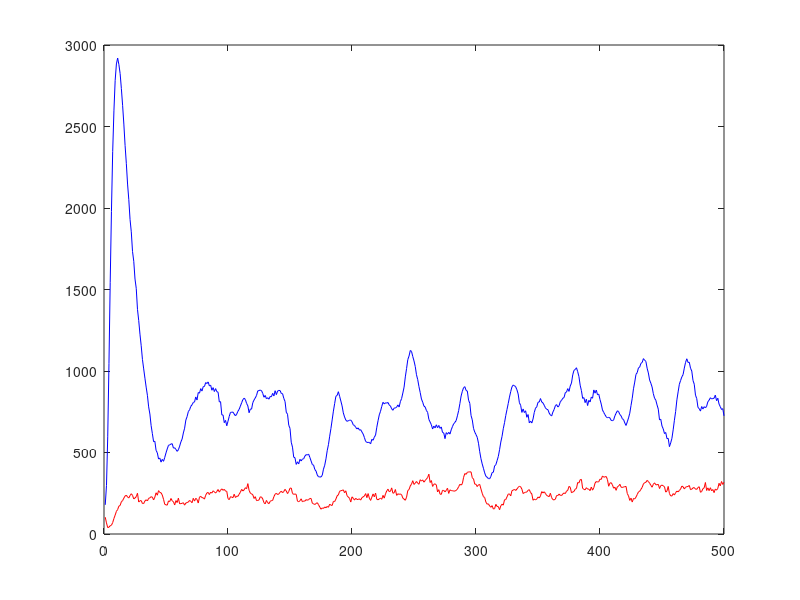

Reproduce this figure in MATLAB.
pred=[
103,68,39,42,51,54,70,95,116,139,150,171,175,198,205,220,233,238,227,221,236,247,237,215,221,229,250,196,204,205,187,187,203,210,203,219,222,229,226,209,226,253,238,266,255,253,239,213,182,179,177,203,199,218,204,198,178,205,193,220,185,187,188,192,177,190,193,196,206,200,192,219,202,219,212,190,226,231,223,222,214,238,252,255,242,257,251,265,259,251,261,273,257,269,277,268,274,263,262,217,211,229,226,223,244,224,232,231,244,257,274,264,271,284,278,309,268,251,246,241,218,229,205,206,209,228,227,215,192,185,206,192,186,200,205,206,229,244,250,242,246,256,263,253,261,274,264,248,261,281,282,249,243,246,243,202,198,204,216,198,202,202,211,207,211,218,218,189,185,181,187,192,180,165,152,160,157,166,161,169,164,183,177,175,200,199,214,234,240,262,266,267,271,253,265,235,227,219,196,228,219,208,219,212,212,216,208,223,228,233,248,223,248,220,206,226,246,228,251,213,210,215,220,213,237,220,246,264,275,260,262,283,250,253,273,237,247,243,246,241,220,214,207,226,267,273,295,306,327,304,312,322,312,305,333,325,332,318,328,337,347,367,316,328,292,305,308,301,258,272,245,243,268,267,259,267,281,249,271,266,266,263,264,267,276,290,305,300,309,348,371,366,378,381,381,381,345,338,306,305,291,302,304,276,250,229,224,195,183,185,172,164,174,153,156,182,169,168,149,173,183,177,210,211,228,245,246,234,266,269,274,267,276,286,293,290,275,248,254,256,258,268,272,254,246,207,215,209,215,227,221,234,260,252,259,249,236,233,229,250,223,211,209,214,236,236,245,237,236,246,252,248,263,268,292,287,253,258,261,275,279,316,313,333,335,280,274,271,284,276,275,266,288,269,284,312,322,319,321,337,335,356,349,350,353,334,293,312,315,302,281,287,268,290,294,305,288,285,289,290,292,248,234,206,220,196,218,215,226,242,258,262,274,286,307,315,317,329,322,312,299,287,305,314,302,302,305,279,297,300,296,290,257,264,292,248,234,233,248,239,254,263,259,267,276,294,290,276,287,291,291,298,272,275,283,285,275,274,285,290,256,261,278,283,316,267,283,266,284,265,273,254,276,269,280,311,295,322,304,317,];
prey=[
179,297,596,1046,1544,1979,2346,2596,2783,2884,2920,2880,2825,2733,2630,2515,2384,2274,2147,2051,1930,1854,1733,1673,1564,1507,1378,1309,1226,1155,1071,1013,956,901,851,780,736,665,616,566,569,513,498,460,466,441,458,446,470,498,522,544,547,552,554,527,529,519,507,517,539,565,583,620,649,699,720,751,762,783,793,807,810,841,822,868,864,892,877,904,905,929,923,933,908,913,882,898,874,892,873,870,810,812,731,730,683,697,664,692,722,746,747,748,736,725,735,753,765,785,805,825,833,825,801,786,744,767,766,806,822,835,850,878,880,883,880,863,839,850,830,836,827,844,842,863,847,879,855,877,881,880,862,861,832,813,747,735,667,648,563,533,471,468,427,443,430,458,448,460,461,478,487,485,490,470,448,426,423,396,386,362,351,350,350,360,398,422,461,511,548,600,647,700,754,800,845,850,873,845,816,786,743,718,699,691,695,698,699,689,670,666,654,645,651,637,640,626,613,592,568,562,562,562,553,581,575,594,607,655,695,731,753,783,808,798,805,803,807,792,785,768,759,773,773,778,792,779,812,831,865,901,964,1015,1070,1092,1126,1120,1089,1062,1028,977,947,904,868,828,809,785,779,758,746,703,687,670,644,662,651,670,652,666,648,657,623,620,585,622,612,624,613,639,659,676,685,696,725,757,800,847,876,898,904,881,877,821,802,727,700,648,625,610,593,557,505,462,430,403,375,354,348,340,339,353,377,379,418,425,450,476,517,564,599,646,683,727,764,801,840,874,903,914,910,903,885,859,805,790,746,767,745,756,716,733,682,693,681,706,746,772,780,808,810,831,810,804,790,774,765,763,742,730,724,748,764,787,794,779,787,812,820,833,837,867,871,892,875,908,926,976,1004,1009,1020,996,966,913,880,832,837,806,827,788,820,810,840,833,884,864,883,854,858,825,797,761,746,732,719,713,716,712,697,695,700,725,741,756,751,733,725,707,702,681,666,688,712,741,788,833,891,932,979,990,1019,1024,1047,1052,1076,1066,1059,1017,988,945,925,902,861,833,821,792,766,700,704,662,645,616,623,585,587,536,559,587,639,698,752,823,872,919,942,964,978,1018,1053,1075,1052,1054,1017,1000,942,919,852,831,777,769,754,782,767,781,774,784,812,821,836,829,831,833,852,818,833,797,781,764,769,725,];
plot(pred,'r');
hold on;
plot(prey,'b');
